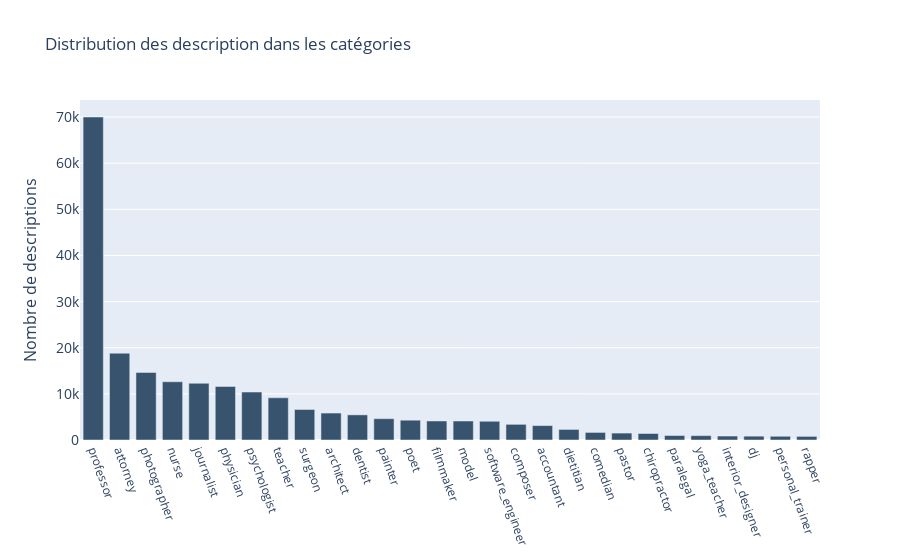

The notebook cell saved with this chart:
### Markdown cell above
On a merge les deux dataframe afin de mieux pouvoir visualiser les métiers en surreprésentation.

### Code cell
data_count = label_string["0"].value_counts()

fig = go.Figure()
fig.add_trace(go.Bar(x=data_count.index,
                y=data_count.values,
                marker_color='rgb(55, 83, 109)'
                ))

fig.update_layout(
    title='Distribution des description dans les catégories',
    xaxis_tickfont_size=12,
    xaxis_tickangle=70,
    yaxis=dict(
        title='Nombre de descriptions',
        titlefont_size=16,
        tickfont_size=14,
    ),
    paper_bgcolor='rgba(0,0,0,0)',
    barmode='group',
    bargap=0.15, # gap between bars of adjacent location coordinates.
    bargroupgap=0.1 # gap between bars of the same location coordinate.
)
fig.show()

### Figure 1 — Plotly figure (JSON) as saved in the notebook; plotly's stock layout.template omitted (floating-point values rounded to 4 significant figures)
{"data": [{"marker": {"color": "rgb(55, 83, 109)"}, "type": "bar", "x": ["professor", "attorney", "photographer", "nurse", "journalist", "physician", "psychologist", "teacher", "surgeon", "architect", "dentist", "painter", "poet", "filmmaker", "model", "software_engineer", "composer", "accountant", "dietitian", "comedian", "pastor", "chiropractor", "paralegal", "yoga_teacher", "interior_designer", "dj", "personal_trainer", "rapper"], "y": [70016, 18820, 14646, 12622, 12295, 11607, 10391, 9145, 6616, 5841, 5450, 4621, 4292, 4124, 4115, 4060, 3395, 3121, 2288, 1639, 1497, 1406, 967, 944, 858, 831, 807, 783]}], "layout": {"bargap": 0.15, "bargroupgap": 0.1, "barmode": "group", "paper_bgcolor": "rgba(0,0,0,0)", "title": {"text": "Distribution des description dans les catégories"}, "xaxis": {"tickangle": 70, "tickfont": {"size": 12}}, "yaxis": {"tickfont": {"size": 14}, "title": {"font": {"size": 16}, "text": "Nombre de descriptions"}}}}
